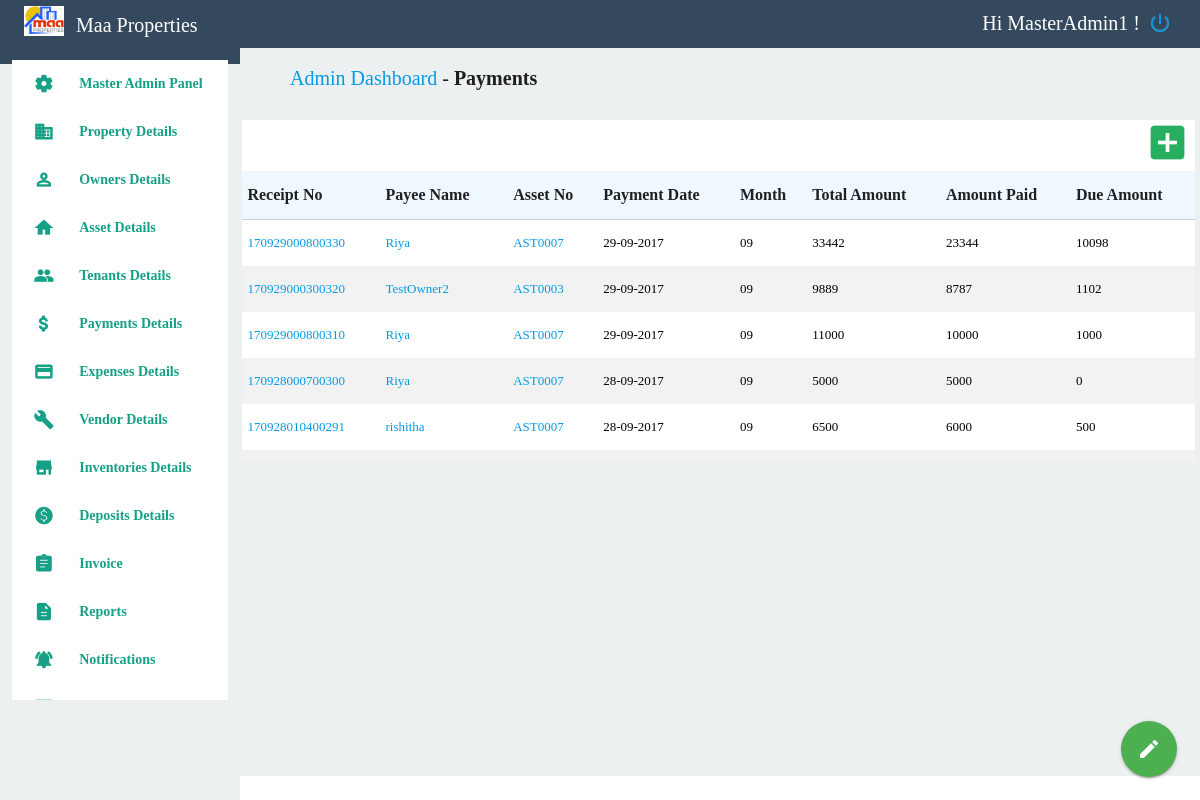
Page /payments_content.php (signed in) on the committed database.
### tables this page shows
CREATE TABLE `mprts_payments` (
  `mprts_pmt_id` int(6) UNSIGNED ZEROFILL NOT NULL,
  `mprts_pmt_tnt` varchar(4) NOT NULL,
  `mprts_pmt_asset` varchar(4) NOT NULL,
  `mprts_pmt_cause` varchar(200) NOT NULL,
  `mprts_pmt_from_date` varchar(20) NOT NULL,
  `mprts_pmt_to_date` varchar(20) NOT NULL,
  `mprts_pmt_act_amt` varchar(20) NOT NULL,
  `mprts_pmt_paid_amt` varchar(20) NOT NULL,
  `mprts_pmt_due` varchar(20) NOT NULL,
  `mprts_receipt_no` varchar(20) NOT NULL,
  `mprts_access_code` varchar(10) NOT NULL
);

CREATE TABLE `mprts_owner` (
  `owner_id` int(4) UNSIGNED ZEROFILL NOT NULL,
  `owner_name` varchar(50) NOT NULL,
  `owner_mobile` varchar(12) NOT NULL,
  `owner_photo` varchar(100) NOT NULL DEFAULT 'images/house_owner.PNG',
  `owner_address` varchar(300) NOT NULL,
  `owner_email` varchar(100) NOT NULL,
  `owner_id_proof` varchar(100) NOT NULL DEFAULT 'uploads/OwnerIds/aadhaar_sample.jpg',
  `access_code` varchar(12) NOT NULL
);

CREATE TABLE `mprts_property` (
  `prty_id` int(4) UNSIGNED ZEROFILL NOT NULL,
  `prty_image` varchar(200) NOT NULL DEFAULT 'images/home.png',
  `prty_location` varchar(100) NOT NULL,
  `prty_owner` varchar(100) NOT NULL,
  `prty_address` varchar(300) NOT NULL,
  `prty_no` varchar(6) NOT NULL,
  `prty_type` varchar(20) NOT NULL,
  `prty_current_meter` varchar(20) NOT NULL,
  `prty_building_id` varchar(6) NOT NULL,
  `prty_rent` varchar(6) NOT NULL,
  `prty_rooms` int(2) NOT NULL DEFAULT '2',
  `access_code` varchar(10) NOT NULL
);

CREATE TABLE `mprts_tenants` (
  `tenant_id` int(4) UNSIGNED ZEROFILL NOT NULL,
  `tenant_image` varchar(100) NOT NULL DEFAULT 'images/house_owner.PNG',
  `tenant_name` varchar(100) NOT NULL,
  `tenant_propid` varchar(100) NOT NULL,
  `tenant_owner_id` varchar(100) NOT NULL,
  `tenant_mobile` varchar(12) NOT NULL,
  `tenant_address` varchar(200) NOT NULL,
  `tenant_email` varchar(50) NOT NULL,
  `tenant_id_type` varchar(100) NOT NULL,
  `tenant_id_no` varchar(100) NOT NULL DEFAULT 'uploads/OwnerIds/aadhaar_sample.jpg	',
  `tenant_joining_date` varchar(100) NOT NULL,
  `tenant_vacating_date` varchar(100) NOT NULL,
  `tenant_advance` varchar(10) NOT NULL,
  `access_code` varchar(12) NOT NULL
);

### payments_content.php (the view, shortened to what this page needs)
<body>
<?php include'headers.php'; ?>
<?php include 'left_content.php'; ?>
<link href="https://use.fontawesome.com/releases/v5.0.8/css/all.css" rel="stylesheet">
</body>
<div class="right_content">
	<?php include'nav_thread.php'; ?>
	<div class="title_bar">
		<h5><a href="index.php">Admin Dashboard</a> - <b>Payments</b></h5>
	</div>
	<div class="owner_content">
		<div class="owner_content_actions">
			<div class="row">
				<div class="col s2">
				</div>
				<div class="col s2">
				</div>
				<div class="col s2">
					<div class="add_record">
						<i class="material-icons" title="Add Payment" id='add_payment' onclick='add_new_payment(this.id);''>add_box</i>
					</div>
				</div>
			</div>
		</div>
		<div class="owners_table z-depth-3" title="Property List">
			<table class="striped">
		        <thead class="main_head">
		          <tr>
		          	  <th>Receipt No</th>
					  <th>Payee Name</th>
		              <th>Asset No</th>
		              <th>Payment Date</th>
		              <th>Month</th>
		              <th>Total Amount</th>
		              <th>Amount Paid</th>
		              <th>Due Amount</th>
		          </tr>
		        </thead>
		        <tbody>
					<?php
					$access_type = substr($user_access_code, 0, 2);
					if($access_type == 'MM'){
						$payments_details_sql = "SELECT * from mprts_payments order by mprts_pmt_id desc";
					}
						$payments_details_execute = mysql_query($payments_details_sql);
						$payments_count = mysql_num_rows($payments_details_execute);
						$j=0;
						while($j<$payments_count){
							$row = mysql_fetch_array($payments_details_execute);
							$mprts_pmt_id = $row['mprts_pmt_id'];
							$mprts_pmt_tnt = $row['mprts_pmt_tnt'];
							$mprts_pmt_act_amt = $row['mprts_pmt_act_amt'];
							$mprts_pmt_asset = $row['mprts_pmt_asset'];
							$mprts_pmt_paid_amt = $row['mprts_pmt_paid_amt'];
							$mprts_receipt_no = $row['mprts_receipt_no'];
							$pmt_date = substr($mprts_receipt_no, 4, 2).'-'.substr($mprts_receipt_no, 2, 2).'-'.'20'.substr($mprts_receipt_no, 0, 2);
							$pmt_month = substr($mprts_receipt_no, 2, 2);
							$j++;
						if(substr($mprts_receipt_no, -1) == 1){
							$get_tenant_sql = "SELECT * from mprts_tenants where tenant_id = $mprts_pmt_tnt";
							$get_tenant_execute = mysql_query($get_tenant_sql);
							$get_tenant_count = mysql_num_rows($get_tenant_execute);
							$i=0;
							while($i<$get_tenant_count){
								$row_tenant = mysql_fetch_array($get_tenant_execute);
								$tenant_id1 = $row_tenant['tenant_id'];
								$tenant_name = $row_tenant['tenant_name'];
								$get_tnt_id_sql = mysql_query("SELECT concat('TNT', tenant_id) as tenant_id, concat('AST', tenant_propid) as tenant_propid  from mprts_tenants where tenant_id = $tenant_id1");
								$tnt_id_row = mysql_fetch_array($get_tnt_id_sql);
								$tenant_id = $tnt_id_row['tenant_id'];
								$ast_id = $tnt_id_row['tenant_propid'];
								$i++;
							}
						}
						else if(substr($mprts_receipt_no, -1) == 0){
							$get_owner_sql = mysql_query("SELECT * from mprts_owner where owner_id = $mprts_pmt_tnt");
							$get_owner_count = mysql_num_rows($get_owner_sql);
							$m=0;
							while($m<$get_owner_count){
								$row_owner = mysql_fetch_array($get_owner_sql);
								$tenant_id = 'ONR'.$row_owner['owner_id'];
								$tenant_name = $row_owner['owner_name'];
								$m++;
							}
							$get_rent_details = mysql_query("SELECT * from mprts_property where prty_id = '$mprts_pmt_asset'");
							while($row_rent = mysql_fetch_array($get_rent_details)){
								$ast_id = 'AST'.$row_rent['prty_id'];
							}
						}
						$due_amount = $mprts_pmt_act_amt - $mprts_pmt_paid_amt;
						echo "
								<tr class='table_content'>
						            <td><a class='drilldown' id='$mprts_pmt_id' onclick='show_payment_details(this.id);'>$mprts_receipt_no</a></td>
						            <td><a class='drilldown' id='$mprts_pmt_tnt' title='$tenant_id' onclick='if(((this.title).substr(0,3)==\"ONR\")){show_owner_details(this.id);}else{show_tenant_details(this.id);}'>$tenant_name</a></td>
						            <td><a class='drilldown' id='$mprts_pmt_asset' title='$mprts_pmt_asset' onclick='show_property_details(this.id);'>$ast_id</a></td>
						            <td>$pmt_date</td>
						            <td>$pmt_month</td>
						            <td>$mprts_pmt_act_amt</td>
						            <td>$mprts_pmt_paid_amt</td>
						            <td>$due_amount</td>
					          	</tr>
							";
						}
					?>
		        </tbody>
	      </table>
		</div>
	</div>
</div>

### styles/index_style.css (style rules this page uses)
@media only screen 
  and (min-device-width: 737px) { .right_content { height: 100%; width:80%; background-color: #fff; float: left; overflow-y: auto; } }
@media only screen 
  and (min-device-width: 737px) { .right_content .title_bar { height: 10%; !border-bottom: 1px solid #ddd; } }
@media only screen 
  and (min-device-width: 737px) { .title_bar h5 { margin-top:0px; padding-top: 3%; margin-left: 5%; font-size: 20px; } }
@media only screen 
  and (min-device-width: 737px) { .row { margin-bottom: 0px !important; } }
@media only screen 
  and (min-device-width: 737px) { .add_record .material-icons { font-size: 45px; color:#f2f2f2; float:right; cursor: pointer; } }

### styles/owner_styles.css (style rules this page uses)
body { font-family: calibri; }
.owner_content_actions { width: 100%; height: 7%; !background-color: #203C48; !background-color: #16a085; background-color: #70a1ff; margin-top:2%; }
.owners_table { width: 95%; }
.owners_table table { !margin: auto 0% auto 2%; }
.owners_table table td { font-size: 13px; }
.drilldown { cursor:pointer; }
td { color: #000; }

### styles/owner_page.css (style rules this page uses)
.owners_table { height: 40%; width: 100%; overflow-x: hidden; overflow-y: auto; }

### styles/enhance.css (style rules this page uses)
@media only screen 
  and (min-device-width: 737px) { .right_content { margin-top: 5%; padding: 0% 0.4% 0.2% 0.2%; overflow-y:auto; height:91% !important; z-index:999; } }
@media only screen 
  and (min-device-width: 737px) { .right_content .title_bar { margin-top: 2%; } }
@media only screen 
  and (min-device-width: 737px) { .right_content, .title_bar, .sub_title_bar, .owner_content_actions, .record_details, .owners_table { !box-shadow: 0 6px 10px 0 rgba(0,0,0,0.14), 0 1px 18px 0 rgba(0,0,0,0.12), 0 3px 5px -1px rgba(0,0,0,0.3); } }
@media only screen 
  and (min-device-width: 737px) { .add_record i { color:#83C8A8; } }
@media only screen 
  and (min-device-width: 737px) { .right_content { !background-color: #E4F1FE; background-color: #ecf0f1; padding: 0% 0.4% 0.2% 0.2% !important; } }
@media only screen 
  and (min-device-width: 737px) { .right_content { margin-left:20%; margin-top:4% !important; !position:fixed; position: absolute; !background-color: #E4F1FE; background-color: #ecf0f1; padding: 0% 0.4% 0.2% 0.2% !important; } }
@media only screen 
  and (min-device-width: 737px) { .title_bar { !display:none !important; } }
@media only screen 
  and (min-device-width: 737px) { .z-depth-3, .side-nav, .z-depth-4 { box-shadow:none !important; } }
@media only screen 
  and (min-device-width: 737px) { .owner_content_actions { !background-color: #1BA39C; background-color: #fff; } }
@media only screen 
  and (min-device-width: 737px) { .add_record .material-icons { color:#27ae60; } }

### styles/resp.css (style rules this page uses)
@media only screen 
  and (min-device-width: 737px) { .owners_table { background-color: aliceblue !important; } }
@media only screen 
  and (min-device-width: 737px) { table.striped>tbody>tr:nth-child(odd), table.striped>tbody>tr:nth-child(odd) { background-color: #fff !important; } }
@media only screen 
  and (min-device-width: 737px) { table.striped>tbody>tr:nth-child(even), table.striped>tbody>tr:nth-child(even) { background-color: #f2f2f2 !important; } }
@media only screen 
  and (min-device-width: 737px) { .add_record .material-icons { float: right; right: 10; position: absolute; } }

### styles/left_content.css (style rules this page uses)
@media only screen and (min-device-width: 737px) { .right_content { padding:0px !important; } }
@media only screen and (min-device-width: 737px) { .right_content .title_bar { margin-top: 0% !important; } }
@media only screen and (min-device-width: 737px) { .title_bar h5 { margin-top: 0px; padding-top: 1% !important; margin-left: 5%; margin-bottom: 0px !important; font-size: 20px; padding-bottom: 1%; } }
@media only screen and (min-device-width: 737px) { .right_content .title_bar { height: 6% !important; margin-top:1% !important; } }
@media only screen and (min-device-width: 737px) { .right_content { height: 100% !important; width:80% !important; float:left !important; } }
@media only screen and (min-device-width: 737px) { .title_bar { margin-top: 4%; } }

### rows in the picture
mprts_payments: mprts_receipt_no "170929000800330", mprts_owner.owner_name "Riya", mprts_property.prty_id "AST0007", mprts_receipt_no "29-09-2017", mprts_receipt_no "09", mprts_pmt_act_amt "33442", mprts_pmt_paid_amt "23344", due_amount "10098"
mprts_payments: mprts_receipt_no "170929000300320", mprts_owner.owner_name "TestOwner2", mprts_property.prty_id "AST0003", mprts_receipt_no "29-09-2017", mprts_receipt_no "09", mprts_pmt_act_amt "9889", mprts_pmt_paid_amt "8787", due_amount "1102"
mprts_payments: mprts_receipt_no "170929000800310", mprts_owner.owner_name "Riya", mprts_property.prty_id "AST0007", mprts_receipt_no "29-09-2017", mprts_receipt_no "09", mprts_pmt_act_amt "11000", mprts_pmt_paid_amt "10000", due_amount "1000"
mprts_payments: mprts_receipt_no "170928000700300", mprts_owner.owner_name "Riya", mprts_property.prty_id "AST0007", mprts_receipt_no "28-09-2017", mprts_receipt_no "09", mprts_pmt_act_amt "5000", mprts_pmt_paid_amt "5000", due_amount "0"
mprts_payments: mprts_receipt_no "170928010400291", mprts_tenants.tenant_name "rishitha", ast_id "AST0007", mprts_receipt_no "28-09-2017", mprts_receipt_no "09", mprts_pmt_act_amt "6500", mprts_pmt_paid_amt "6000", due_amount "500"

### other values in the picture
$user_name "MasterAdmin1"
